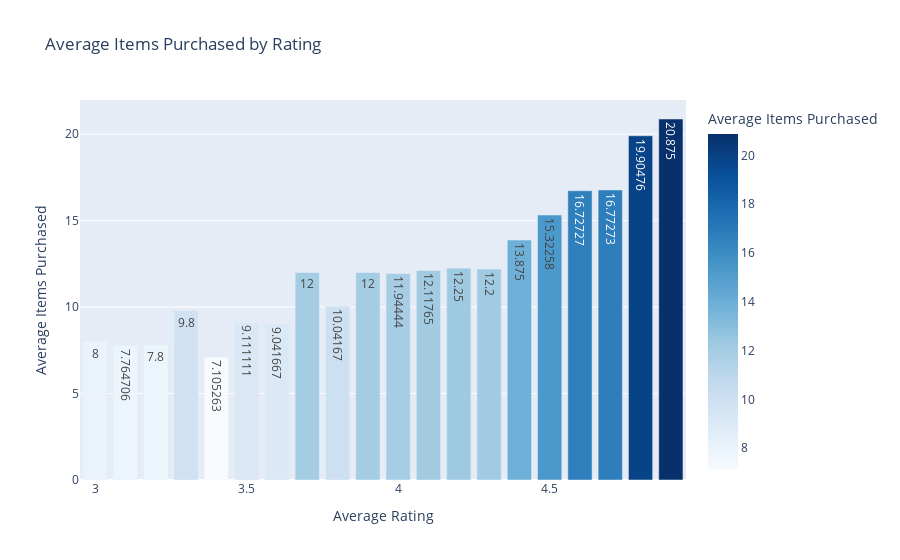

Notebook code for this chart:
### Code cell
rating_vs_items = df.groupby("Average_Rating")["Items_Purchased"].mean().reset_index()
fig = pltx.bar(
    rating_vs_items,
    x="Average_Rating",
    y="Items_Purchased",
    title="Average Items Purchased by Rating",
    labels={"Average_Rating": "Average Rating", "Items_Purchased": "Average Items Purchased"},
    text_auto=True,
    color="Items_Purchased",
    color_continuous_scale="Blues"
)

fig.show()

### Figure 1 — Plotly figure (JSON) as saved in the notebook; plotly's stock layout.template omitted (floating-point values rounded to 4 significant figures)
{"data": [{"alignmentgroup": "True", "hovertemplate": "Average Rating=%{x}<br>Average Items Purchased=%{marker.color}<extra></extra>", "legendgroup": "", "marker": {"color": [8, 7.765, 7.8, 9.8, 7.105, 9.111, 9.042, 12, 10.04, 12, 11.94, 12.12, 12.25, 12.2, 13.88, 15.32, 16.73, 16.77, 19.9, 20.88], "coloraxis": "coloraxis", "pattern": {"shape": ""}}, "name": "", "offsetgroup": "", "orientation": "v", "showlegend": false, "textposition": "auto", "texttemplate": "%{y}", "type": "bar", "x": [3, 3.1, 3.2, 3.3, 3.4, 3.5, 3.6, 3.7, 3.8, 3.9, 4, 4.1, 4.2, 4.3, 4.4, 4.5, 4.6, 4.7, 4.8, 4.9], "xaxis": "x", "y": [8, 7.765, 7.8, 9.8, 7.105, 9.111, 9.042, 12, 10.04, 12, 11.94, 12.12, 12.25, 12.2, 13.88, 15.32, 16.73, 16.77, 19.9, 20.88], "yaxis": "y"}], "layout": {"barmode": "relative", "coloraxis": {"colorbar": {"title": {"text": "Average Items Purchased"}}, "colorscale": [[0, "rgb(247,251,255)"], [0.125, "rgb(222,235,247)"], [0.25, "rgb(198,219,239)"], [0.375, "rgb(158,202,225)"], [0.5, "rgb(107,174,214)"], [0.625, "rgb(66,146,198)"], [0.75, "rgb(33,113,181)"], [0.875, "rgb(8,81,156)"], [1, "rgb(8,48,107)"]]}, "legend": {"tracegroupgap": 0}, "title": {"text": "Average Items Purchased by Rating"}, "xaxis": {"anchor": "y", "domain": [0, 1], "title": {"text": "Average Rating"}}, "yaxis": {"anchor": "x", "domain": [0, 1], "title": {"text": "Average Items Purchased"}}}}
